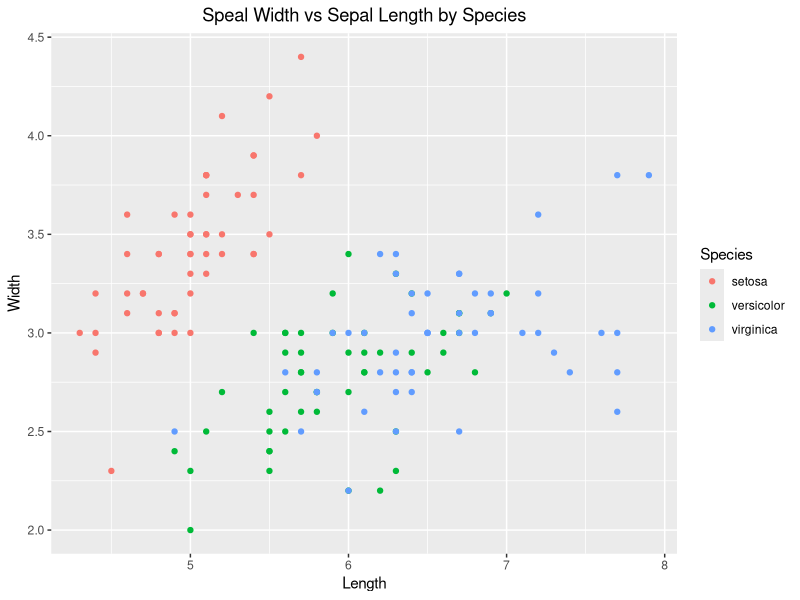
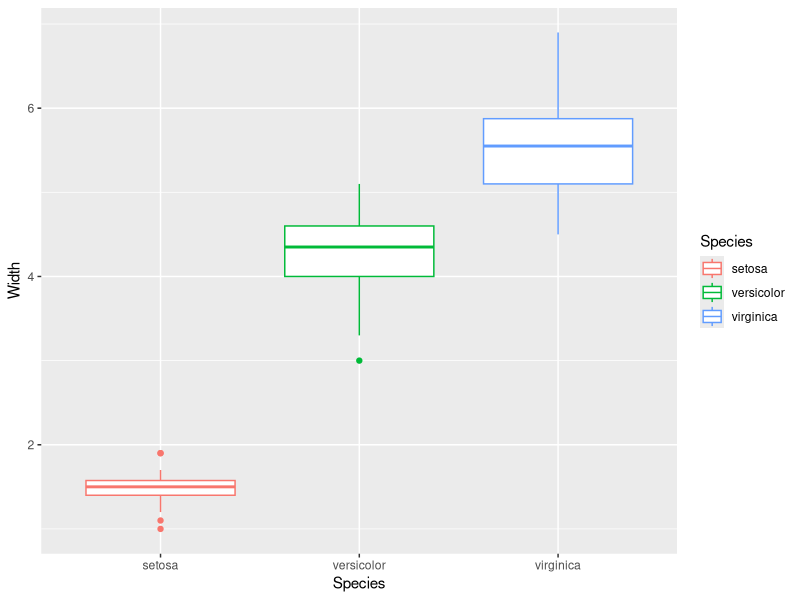
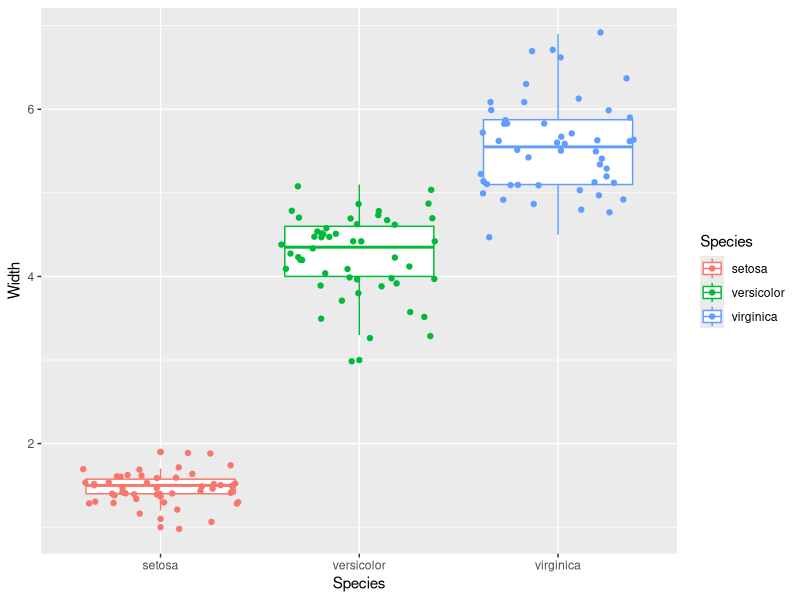
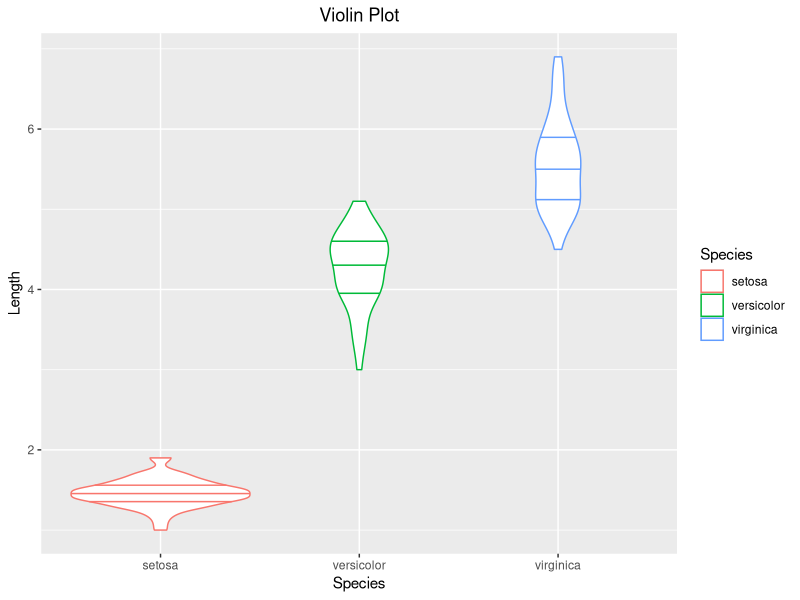
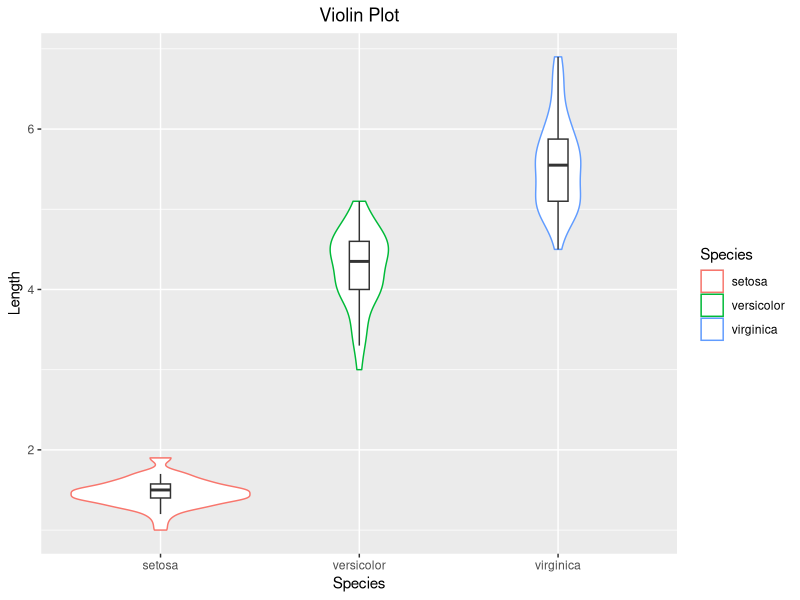

Reproduce these figures in R, in order.
# Load package
library("ggplot2")

# load the dataset
data("iris")
View("iris")

# scatter plot
p.scatter <- ggplot(iris) +
  geom_point(aes(x = Sepal.Length, y = Sepal.Width, color = Species)) +
  labs(title = "Speal Width vs Sepal Length by Species",
       x = "Length",
       y = "Width") +
  theme(plot.title = element_text(hjust = 0.5))   # 0：左对齐， 1: 右对齐
p.scatter

# Boxplot
p.box <- ggplot(iris) +
  geom_boxplot(aes(x = Species, y = Petal.Length, color = Species)) +
  labs(titie = "Boxplot of speal width by species",
       x = "Species",
       y = "Width") +
  theme(plot.title = element_text(hjust = 0.5))
p.box

# box plot + jitter combo
p.box.jitter <- p.box +
  geom_jitter(aes(x = Species, y = Petal.Length, color = Species))
p.box.jitter

# Violin plot
p.violin <- ggplot(iris) +
  geom_violin(aes(x = Species, y = Petal.Length, color = Species),
              draw_quantiles = c(0.25, 0.5, 0.75)) +
  labs(title = "Violin Plot",
       x = "Species",
       y = "Length") +
  theme(plot.title = element_text(hjust = 0.5))
p.violin

# Better way: Violin + box plot
p.violin.box <- ggplot(iris, aes(x = Species, y = Petal.Length)) +
  geom_violin(aes(color = Species)) +
  geom_boxplot(width = 0.1, outlier.shape = NA) +
  labs(title = "Violin Plot",
       x = "Species",
       y = "Length") +
  theme(plot.title = element_text(hjust = 0.5))
p.violin.box
